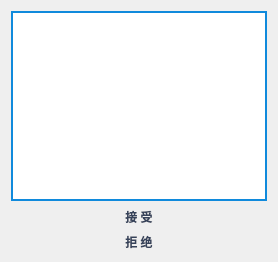
                   <widget class="QWidget" name="page_6">
                    <layout class="QVBoxLayout" name="verticalLayout_8" stretch="10,1,1">
                     <item>
                      <widget class="QTextBrowser" name="textBrowserGetMsg">
                       <property name="styleSheet">
                        <string notr="true">border:2px solid rgb(16,138,220);
font: 25 15pt &quot;等线&quot;;</string>
                       </property>
                      </widget>
                     </item>
                     <item>
                      <widget class="QPushButton" name="btnAccept">
                       <property name="sizePolicy">
                        <sizepolicy hsizetype="Minimum" vsizetype="Preferred">
                         <horstretch>0</horstretch>
                         <verstretch>0</verstretch>
                        </sizepolicy>
                       </property>
                       <property name="styleSheet">
                        <string notr="true">QPushButton {
    border: none;
    font: 25 10pt &quot;等线&quot;;
    font-weight: bold;
    color: rgb(54,66,90);
}
QPushButton:hover {
    background-color: rgb(232, 235, 239);
    font: 25 10pt &quot;等线&quot;;
    font-weight: bold;
}

QPushButton:pressed { 
    background-color: rgb(78, 189, 197);
    font: 25 10pt &quot;等线&quot;;
    font-weight: bold;
}
</string>
                       </property>
                       <property name="text">
                        <string>接 受</string>
                       </property>
                       <property name="icon">
                        <iconset resource="kmainwindow.qrc">
                         <normaloff>:/images/square-check.svg</normaloff>:/images/square-check.svg</iconset>
                       </property>
                      </widget>
                     </item>
                     <item>
                      <widget class="QPushButton" name="btnRefuse">
                       <property name="sizePolicy">
                        <sizepolicy hsizetype="Minimum" vsizetype="Preferred">
                         <horstretch>0</horstretch>
                         <verstretch>0</verstretch>
                        </sizepolicy>
                       </property>
                       <property name="styleSheet">
                        <string notr="true">QPushButton {
    border: none;
    font: 25 10pt &quot;等线&quot;;
    font-weight: bold;
    color: rgb(54,66,90);
}
QPushButton:hover {
    background-color: rgb(232, 235, 239);
    font: 25 10pt &quot;等线&quot;;
    font-weight: bold;
}

QPushButton:pressed { 
    background-color: rgb(78, 189, 197);
    font: 25 10pt &quot;等线&quot;;
    font-weight: bold;
}
</string>
                       </property>
                       <property name="text">
                        <string>拒 绝</string>
                       </property>
                       <property name="icon">
                        <iconset resource="kmainwindow.qrc">
                         <normaloff>:/images/rectangle-xmark.svg</normaloff>:/images/rectangle-xmark.svg</iconset>
                       </property>
                      </widget>
                     </item>
                    </layout>
                   </widget>
